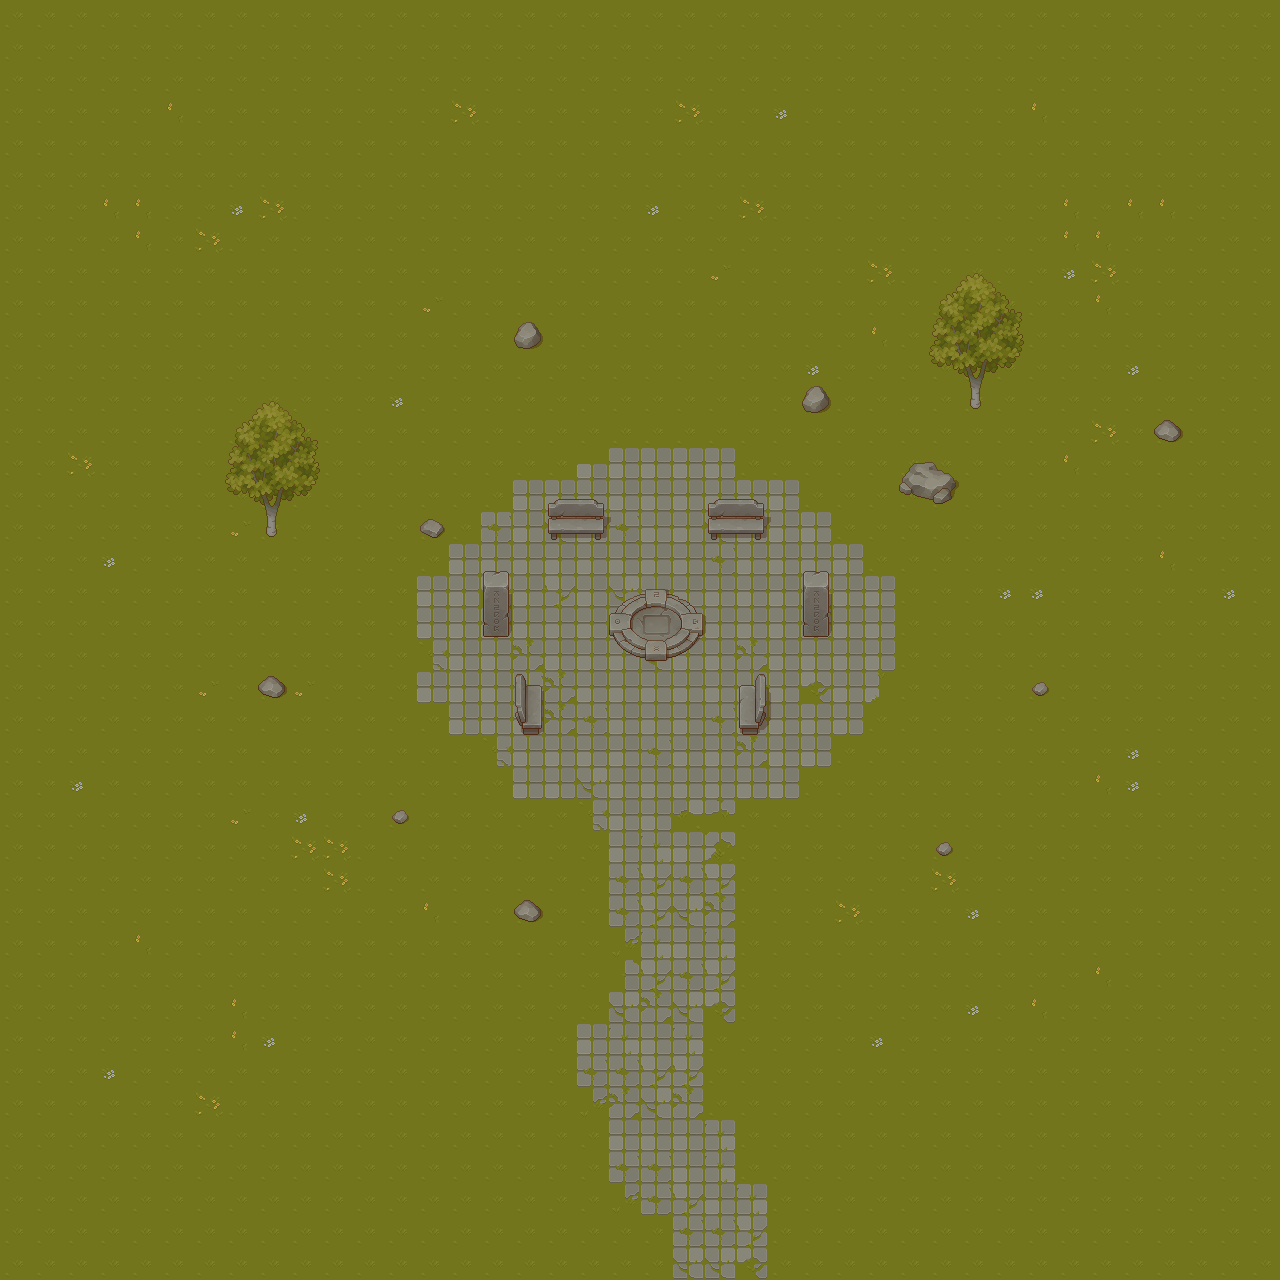

This is a level from a 2D game, rendered from its Tiled map with the project's own tilesets. A one-line summary and the map file follow, with tile-layer data summarised:
An orthogonal 40x40 tile map with 32x32 px tiles, 2 tile layers (Capa de patrones 1, arboles), 3 tilesets and 14 objects.

<map version="1.10" tiledversion="1.12.2" orientation="orthogonal" renderorder="right-down" width="40" height="40" tilewidth="32" tileheight="32" infinite="0" nextlayerid="4" nextobjectid="25">
 <editorsettings>
  <export target="mapa dark game.json" format="json" />
 </editorsettings>
 <tileset firstgid="1" source="suelo.tsx" />
 <tileset firstgid="65" source="props.tsx" />
 <tileset firstgid="321" source="arboles.tsx" />
 <layer id="1" name="Capa de patrones 1" width="40" height="40">
  <data>[1600 cells, 1600 non-empty, 19 distinct tile ids]</data>
 </layer>
 <layer id="2" name="arboles" width="40" height="40">
  <data>[1600 cells, 89 non-empty, 55 distinct tile ids]</data>
 </layer>
 <objectgroup id="3" name="Capa de Objetos 1">
  <object id="11" x="226.667" y="408" width="92" height="90.6667" />
  <object id="12" x="924" y="284" width="108" height="89.3333" />
  <object id="13" x="257.333" y="673.333" width="33.3333" height="29.3333" />
  <object id="14" x="482.667" y="578.667" width="29.3333" height="61.3333" />
  <object id="15" x="544" y="501.333" width="73.3333" height="36" />
  <object id="16" x="705.333" y="497.333" width="64" height="38.6667" />
  <object id="17" x="802.667" y="574.667" width="29.3333" height="65.3333" />
  <object id="18" x="733.333" y="673.333" width="36" height="61.3333" />
  <object id="19" x="516" y="674.667" width="29.3333" height="57.3333" />
  <object id="20" x="894.667" y="460" width="66.6667" height="42.6667" />
  <object id="21" x="801.333" y="385.333" width="30.6667" height="28" />
  <object id="22" x="512" y="321.333" width="36" height="30.6667" />
  <object id="23" x="936" y="841.333" width="17.3333" height="14.6667" />
  <object id="24" x="514.667" y="900" width="30.6667" height="25.3333" />
 </objectgroup>
</map>
